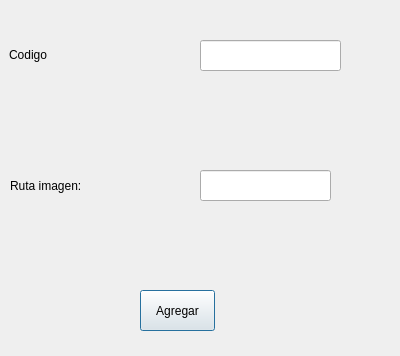
<?xml version="1.0" encoding="UTF-8"?>
<ui version="4.0">
 <class>Dialog</class>
 <widget class="QDialog" name="Dialog">
  <property name="geometry">
   <rect>
    <x>0</x>
    <y>0</y>
    <width>400</width>
    <height>356</height>
   </rect>
  </property>
  <property name="windowTitle">
   <string>Dialog</string>
  </property>
  <widget class="QLabel" name="label">
   <property name="geometry">
    <rect>
     <x>9</x>
     <y>34</y>
     <width>111</width>
     <height>41</height>
    </rect>
   </property>
   <property name="text">
    <string>Codigo</string>
   </property>
  </widget>
  <widget class="QLabel" name="label_2">
   <property name="geometry">
    <rect>
     <x>10</x>
     <y>170</y>
     <width>131</width>
     <height>31</height>
    </rect>
   </property>
   <property name="text">
    <string>Ruta imagen:</string>
   </property>
  </widget>
  <widget class="QLineEdit" name="codigo">
   <property name="geometry">
    <rect>
     <x>200</x>
     <y>40</y>
     <width>141</width>
     <height>31</height>
    </rect>
   </property>
  </widget>
  <widget class="QLineEdit" name="ruta">
   <property name="geometry">
    <rect>
     <x>200</x>
     <y>170</y>
     <width>131</width>
     <height>31</height>
    </rect>
   </property>
  </widget>
  <widget class="QPushButton" name="agregar">
   <property name="geometry">
    <rect>
     <x>140</x>
     <y>290</y>
     <width>75</width>
     <height>41</height>
    </rect>
   </property>
   <property name="text">
    <string>Agregar</string>
   </property>
  </widget>
 </widget>
 <resources/>
 <connections/>
</ui>
